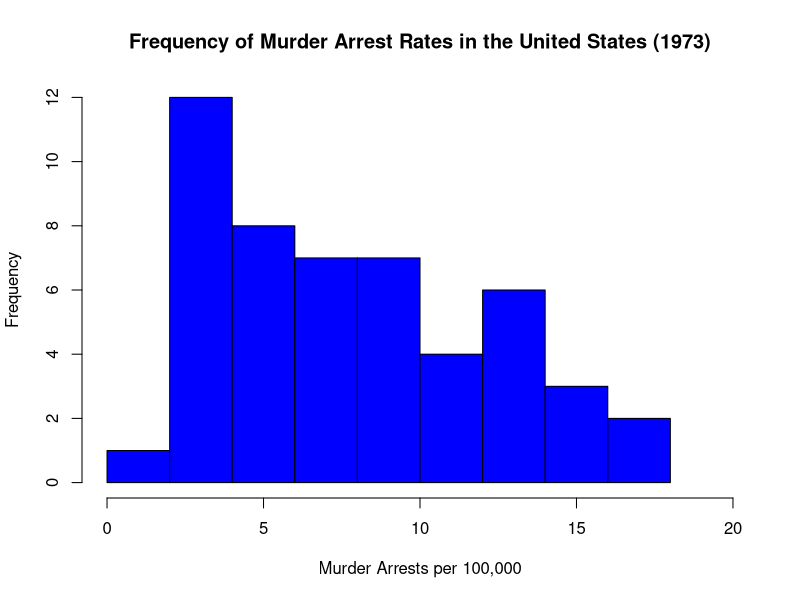
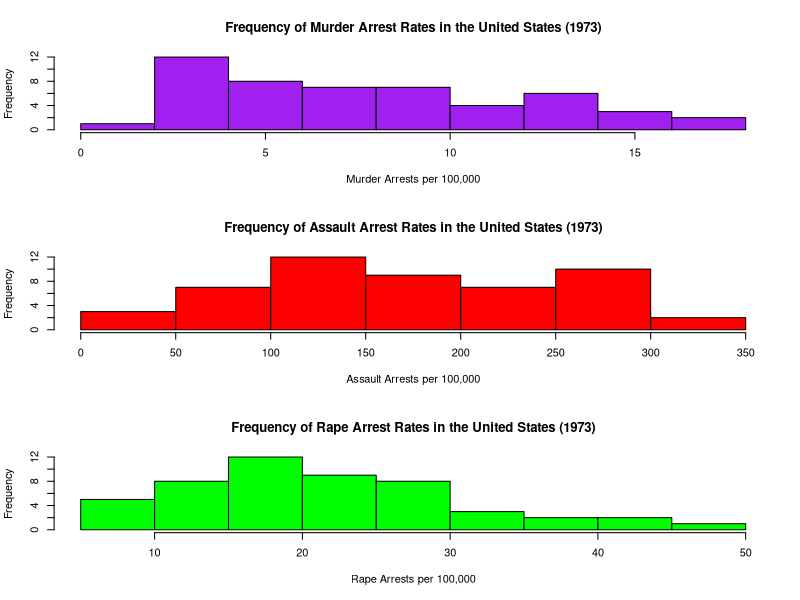
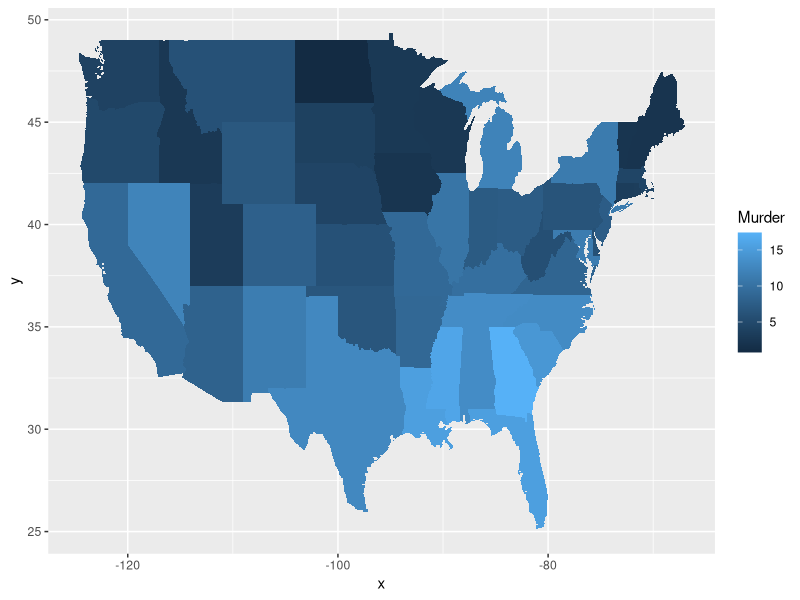

These figures' R source, in order:
## ---- chunk 1
knitr::opts_chunk$set(message=FALSE,warning=FALSE, cache=TRUE)
# install.packages("formatR")
knitr::opts_chunk$set(tidy.opts = list(width.cutoff = 60), tidy = TRUE)
## ---- chunk 2
#install.packages("datasets")
library(datasets)
## ---- chunk 3
dat<-USArrests
## ---- chunk 4
dat$state<-tolower(rownames(USArrests))
## ---- chunk 5
names(dat)
## ---- chunk 6
class(dat$Murder)
## ---- chunk 7
head(dat)
## ---- chunk 8
hist(dat$Murder, main="Frequency of Murder Arrest Rates in the United States (1973)", xlab = "Murder Arrests per 100,000", border="black", col = "blue", xlim= c(0,20))
## ---- chunk 9
summary(dat$Murder)
## ---- chunk 10
#Assault
summary(dat$Assault)
## ---- chunk 11
#Rape
summary(dat$Rape)
## ---- chunk 12
par(mfrow=c(3,1))
hist(dat$Murder, main="Frequency of Murder Arrest Rates in the United States (1973)", xlab = "Murder Arrests per 100,000", border="black", col = "Purple")
hist(dat$Assault, main="Frequency of Assault Arrest Rates in the United States (1973)", xlab = "Assault Arrests per 100,000", border="black", col = "Red")
hist(dat$Rape, main="Frequency of Rape Arrest Rates in the United States (1973)", xlab = "Rape Arrests per 100,000", border="black", col = "Green")
## ---- chunk 13
#install.packages("maps") 

#install.packages("ggplot2") 

library(maps)  
library(ggplot2) 

ggplot(dat, aes(map_id=state, fill=Murder)) + 
  geom_map(map=map_data("state")) + 
  expand_limits(x=map_data("state")$long, y=map_data("state")$lat)
## ---- chunk 14
# install.packages("maps") 
# this installs the maps package, which allows the program to draw geographical maps.

# install.packages("ggplot2") 
# this installs the ggplot2 program, which allows the program to create elegant data visualizations using the Grammar of Graphics. In other words, it allows for very complex plots/graphics to be created within a data frame. 

# library(maps)
# this line loads the newly-installed "maps" package

# library(ggplot2)
# this line loads the newly-installed "ggplot2" package

# ggplot(dat, aes(map_id=state, fill=Murder)) + 
#  geom_map(map=map_data("state")) + 
#  expand_limits(x=map_data("state")$long,  y=map_data("state")$lat)

# this long line of code reflects the 3 fundamental parts of the ggplot: data, aesthetics, and geometry. The first parameter tells the program to use the 'dat' dataset. It then tells the program to use the Murder data from 'dat' and the new "state" variable that we create in Problem 2 to create the aesthetic element of the plot. Together, it uses essentially signals that the mapping aesthetic layout should be based on the state variable while the color of each state (i.e. the respective shade of blue) is determined by the value associated with the number of murder arrests. The last part of this line of code indicates that the x and y limits of the plot should reflect the latitude and longitude values of the states. Collectively, each portion of this line of code plays a role in displaying a colorful map of the United States, whether different shades of blue represent different numbers of Murder arrests across the United States in 1973. 
